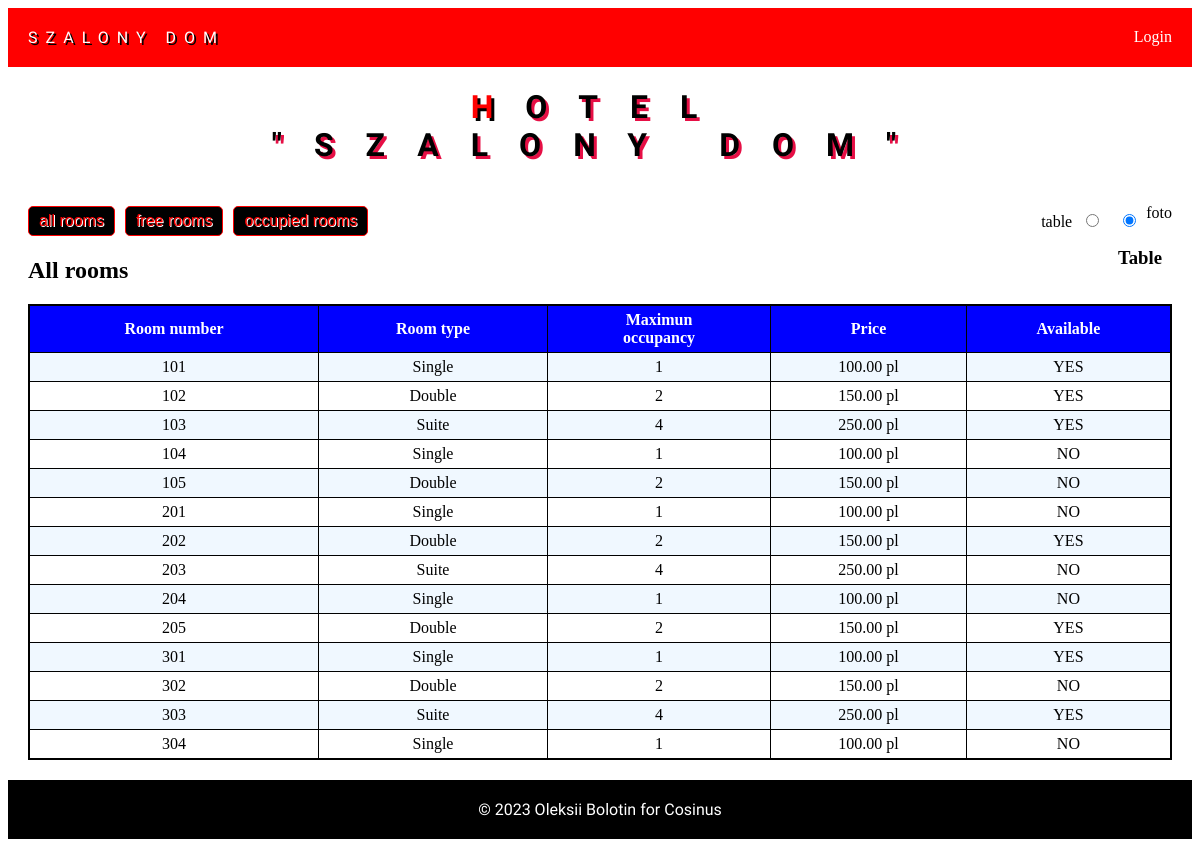
Before: / with the older database file.
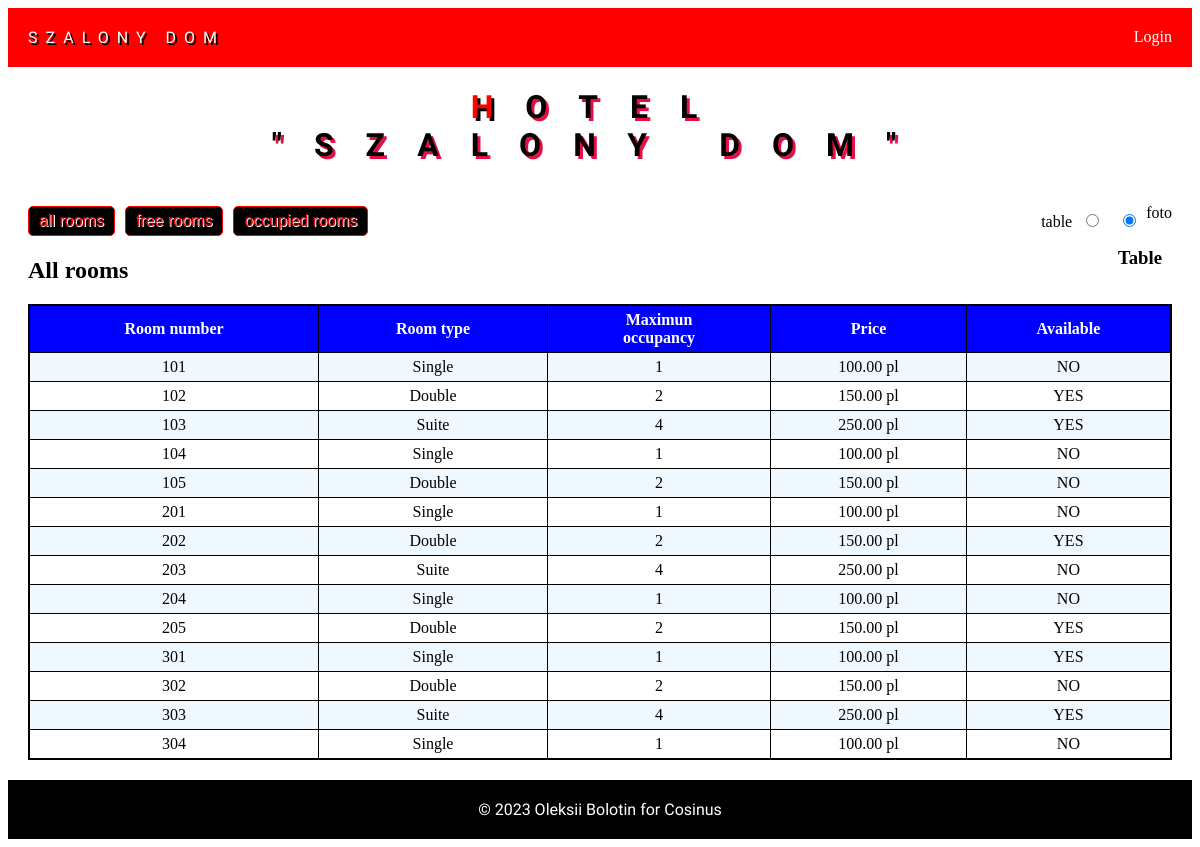
After: the same page with the newer database file.
### tables this page shows
CREATE TABLE Room (
    room_number INT NOT NULL,
    room_type VARCHAR(50) NOT NULL,
    room_price DECIMAL(10, 2) NOT NULL,
    max_occupancy INT NOT NULL,
    available BOOLEAN NOT NULL,
    floor INT NOT NULL,
    img VARCHAR(350) NOT NULL,
    PRIMARY KEY (room_number)
);

### index.php (the view, shortened to what this page needs)
<!DOCTYPE html>
<html lang="pl">
<head>
    <link rel="stylesheet" href="style.css">
  </head>
  <body>
    <header>
    <a href="index.php" class="logo">Szalony dom</a>
    <a href="login.php" class="login"><span>Login</span></a>
    </header>
    <main>
    <h1>hotel</br>"Szalony dom"</h1>
    <?php
		$servername = "localhost";
		$username = "root";
		$password = "";
		$dbname = "hotel";
		$conn = mysqli_connect($servername, $username, $password, $dbname);
    if (isset($_POST['available'])) {
        switch ($_POST['available']) {
        case '0':
            $sql = "SELECT * FROM Room";
            $str="All rooms";
            break;
        case '1':
            $sql = "SELECT * FROM Room WHERE available = TRUE";
            $str="Free rooms";
            break;
        case '2':
            $sql = "SELECT * FROM Room WHERE available = FALSE";
          $str="Occupied rooms";
            break;
            default:
            $sql = "SELECT * FROM Room";
            $str="All rooms";
    }
}else{
   $sql = "SELECT * FROM Room";
            $str="All rooms";
}
$result = mysqli_query($conn, $sql);
		if (mysqli_num_rows($result) >
    0) {
   echo " <section class='main'>
<div class='view'>
  <h2>$str</h2>";
  if (isset($_POST['view'])) {
     $view=$_POST['view']; }  else $view='true';
        if ($view=='true') {
           echo "<h3>Table</h3></div>";
   echo "<table>";
          echo "<tr>
        <th>Room number</th>
        <th>Room type</th>
        <th>Maximun</br>occupancy</th>
        <th>Price</th>
        <th>Available</th>
      </tr>";
       while ($row = mysqli_fetch_assoc($result)) {
        $a = $row["available"] ? 'YES' : 'NO';
         echo "
      <tr>
        <td>" . $row["room_number"] . "</td>
        <td>" . $row["room_type"] . "</td>
        <td>" . $row["max_occupancy"] . "</td>
        <td>" . $row["room_price"] . " pl</td>
        <td>" . $a . "</td>
      </tr> ";
     }
       echo "</table>";
    }
}
     ?>
           <form class="index__form" method="POST">
        <div class="avilable">
 <button name="available" type="submit" value="0">all rooms</button>
 <button name="available" type="submit" value="1">free rooms</button>
 <button name="available" type="submit" value="2">occupied rooms</button>
</div>
 <div class="view">
  <label> table
    <?php
    if ($_SESSION["v"]==='true'){
echo '<input type="radio" name="view" value="true" checked>
  <input type="radio" name="view" value="false">';
    }else{
      echo '<input type="radio" name="view" value="true">
  <input type="radio" name="view" value="false" checked>';
    }
  ?>
  </label>foto
 </div>
</form>
</section>
</main>
<footer>
  © 2023 Oleksii Bolotin for Cosinus
</footer>
  </body>
</html>

Changed rows visible on the page:
changed room id 101: available "YES" → "NO"
